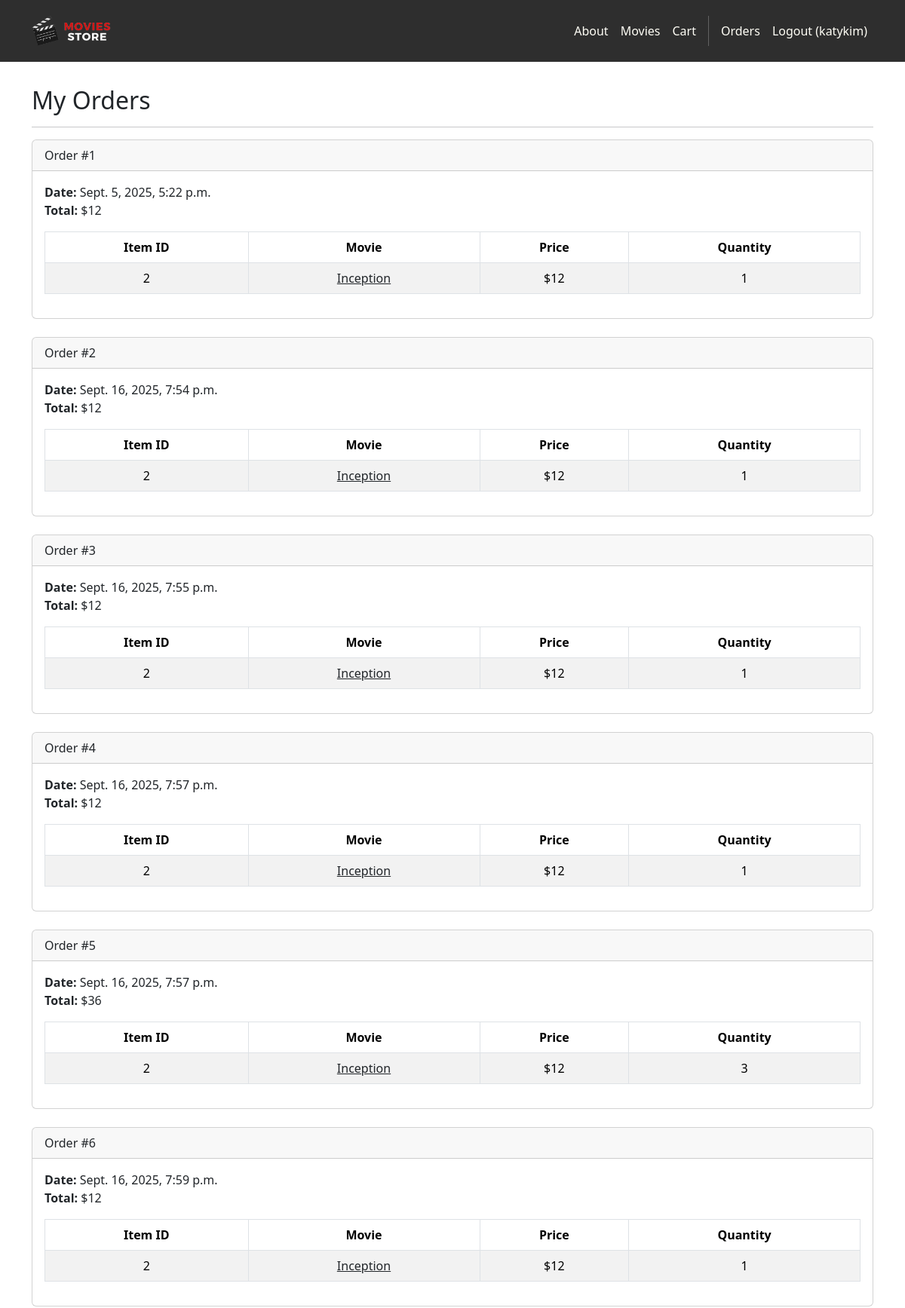
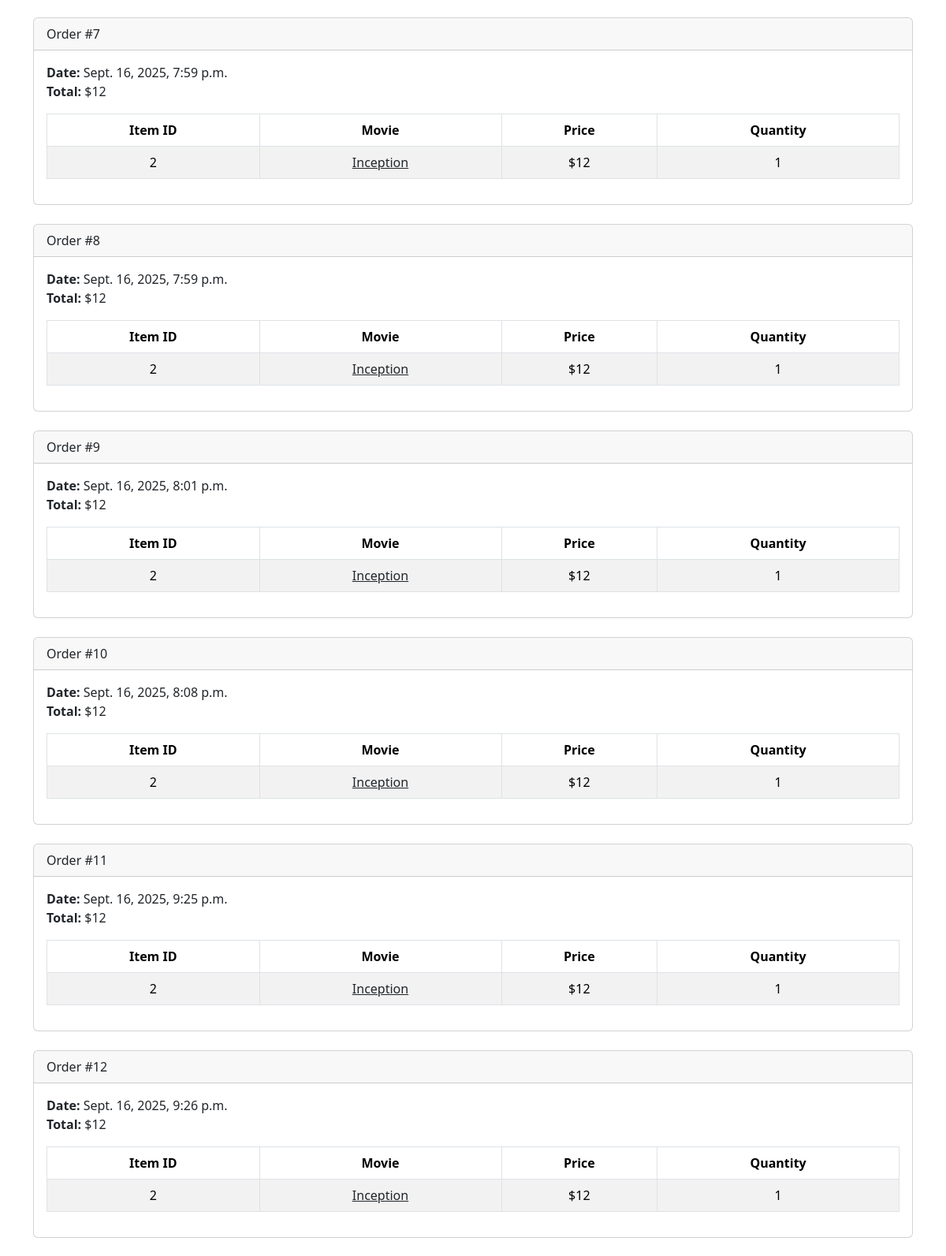
Page /accounts/orders/ (signed in, upper part) on the committed database (2 pictures, top to bottom).
### cart/models.py (models this page shows, shortened)
class Order(models.Model):
    id = models.AutoField(primary_key=True)
    total = models.IntegerField()
    date = models.DateTimeField(auto_now_add=True)
    user = models.ForeignKey(User,
        on_delete=models.CASCADE)

class Item(models.Model):
    id = models.AutoField(primary_key=True)
    price = models.IntegerField()
    quantity = models.IntegerField()
    order = models.ForeignKey(Order,
        on_delete=models.CASCADE)
    movie = models.ForeignKey(Movie,
        on_delete=models.CASCADE)

### movies/models.py (models this page shows, shortened)
class Movie(models.Model):
    id = models.AutoField(primary_key=True)
    name = models.CharField(max_length=255)
    price = models.IntegerField()
    description = models.TextField()
    image = models.ImageField(upload_to='movie_images/')

### accounts/views.py (the view)
# urls.py: path('orders/', views.orders, name='accounts.orders'),
@login_required
def orders(request):
    template_data = {}
    template_data['title'] = 'Orders'
    template_data['orders'] = request.user.order_set.all()
    return render(request, 'accounts/orders.html',
        {'template_data': template_data})

### accounts/templates/accounts/orders.html
{% extends 'base.html' %}
{% block content %}
<div class="p-3">
  <div class="container">
    <div class="row mt-3">
      <div class="col mx-auto mb-3">
        <h2>My Orders</h2>
        <hr />
        {% for order in template_data.orders %}
        <div class="card mb-4">
          <div class="card-header">
            Order #{{ order.id }}
          </div>
          <div class="card-body">
            <b>Date:</b> {{ order.date }}<br />
            <b>Total:</b> ${{ order.total }}<br />
            <table class="table table-bordered
              table-striped text-center mt-3">
              <thead>
                <tr>
                  <th scope="col">Item ID</th>
                  <th scope="col">Movie</th>
                  <th scope="col">Price</th>
                  <th scope="col">Quantity</th>
                </tr>
              </thead>
              <tbody>
                {% for item in order.item_set.all %}
                <tr>
                  <td>{{ item.movie.id }}</td>
                  <td>
                    <a class="link-dark"
                      href="{% url 'movies.show'
                      id=item.movie.id %}">
                      {{ item.movie.name }}
                    </a>
                  </td>
                  <td>${{ item.movie.price }}</td>
                  <td>{{ item.quantity }}</td>
                </tr>
                {% endfor %}
              </tbody>
            </table>
          </div>
        </div>
        {% endfor %}
      </div>
    </div>
  </div>
</div>
{% endblock content %}

### moviesstore/templates/base.html (shortened to what this page needs)
<!DOCTYPE html>
<html>
  {% load static %}
  <head>
    <link href="https://cdn.jsdelivr.net/npm/bootstrap@5.3.3/dist/css/bootstrap.min.css" rel="stylesheet">
    <link rel="stylesheet" href="https://cdnjs.cloudflare.com/ajax/libs/font-awesome/6.1.1/css/all.min.css">
    <link rel="stylesheet" type="text/css" href="{% static 'css/style.css' %}">
  </head>
  <body>
    <nav class="p-3 navbar navbar-dark bg-dark navbar-expand-lg">
      <div class="container">
        <a class="navbar-brand" href="{% url 'home.index' %}">
          <img src="{% static 'img/logo.png' %}" alt="logo" height="40" />
        </a>
        <div class="collapse navbar-collapse" id="navbarNavAltMarkup">
          <div class="navbar-nav ms-auto navbar-ml">
            <a class="nav-link" href="{% url 'home.about' %}">About</a>
            <a class="nav-link" href="{% url 'movies.index' %}">Movies</a>
            <a class="nav-link" href="{% url 'cart.index' %}">Cart</a>
            {% if user.is_authenticated %}
            <a class="nav-link"
              href="{% url 'accounts.orders' %}">Orders
            </a>
            <a class="nav-link" href="{% url 'accounts.logout' %}">Logout ({{ user.username }})</a>
            {% else %}
            <a class="nav-link" href="{% url 'accounts.login' %}">Login</a>
            <a class="nav-link" href="{% url 'accounts.signup' %}">Sign Up</a>
            {% endif %}
          </div>
        </div>
      </div>
    </nav>
    <div>
      {% block content %}
      {% endblock content %}
    </div>
  </body>
</html>

### moviesstore/static/css/style.css (style rules this page uses)
.navbar a.nav-link { color: #FFFEF6 !important; }
.bg-dark { background-color: #2E2E2E !important; }

### rows in the picture
Order: id "1", date "Sept. 5, 2025, 5:22 p.m.", total "12"
Item: movie.id "2", movie.name "Inception", movie.price "12", quantity "1"
Order: id "2", date "Sept. 16, 2025, 7:54 p.m.", total "12"
Item: movie.id "2", movie.name "Inception", movie.price "12", quantity "1"
Order: id "3", date "Sept. 16, 2025, 7:55 p.m.", total "12"
Item: movie.id "2", movie.name "Inception", movie.price "12", quantity "1"
Order: id "4", date "Sept. 16, 2025, 7:57 p.m.", total "12"
Item: movie.id "2", movie.name "Inception", movie.price "12", quantity "1"
Order: id "5", date "Sept. 16, 2025, 7:57 p.m.", total "36"
Item: movie.id "2", movie.name "Inception", movie.price "12", quantity "3"
Order: id "6", date "Sept. 16, 2025, 7:59 p.m.", total "12"
Item: movie.id "2", movie.name "Inception", movie.price "12", quantity "1"
Order: id "7", date "Sept. 16, 2025, 7:59 p.m.", total "12"
Item: movie.id "2", movie.name "Inception", movie.price "12", quantity "1"
Order: id "8", date "Sept. 16, 2025, 7:59 p.m.", total "12"
Item: movie.id "2", movie.name "Inception", movie.price "12", quantity "1"
Order: id "9", date "Sept. 16, 2025, 8:01 p.m.", total "12"
Item: movie.id "2", movie.name "Inception", movie.price "12", quantity "1"
Order: id "10", date "Sept. 16, 2025, 8:08 p.m.", total "12"
Item: movie.id "2", movie.name "Inception", movie.price "12", quantity "1"
Order: id "11", date "Sept. 16, 2025, 9:25 p.m.", total "12"
Item: movie.id "2", movie.name "Inception", movie.price "12", quantity "1"
Order: id "12", date "Sept. 16, 2025, 9:26 p.m.", total "12"
Item: movie.id "2", movie.name "Inception", movie.price "12", quantity "1"

### other values in the picture
{{ user.username }} "katykim"
